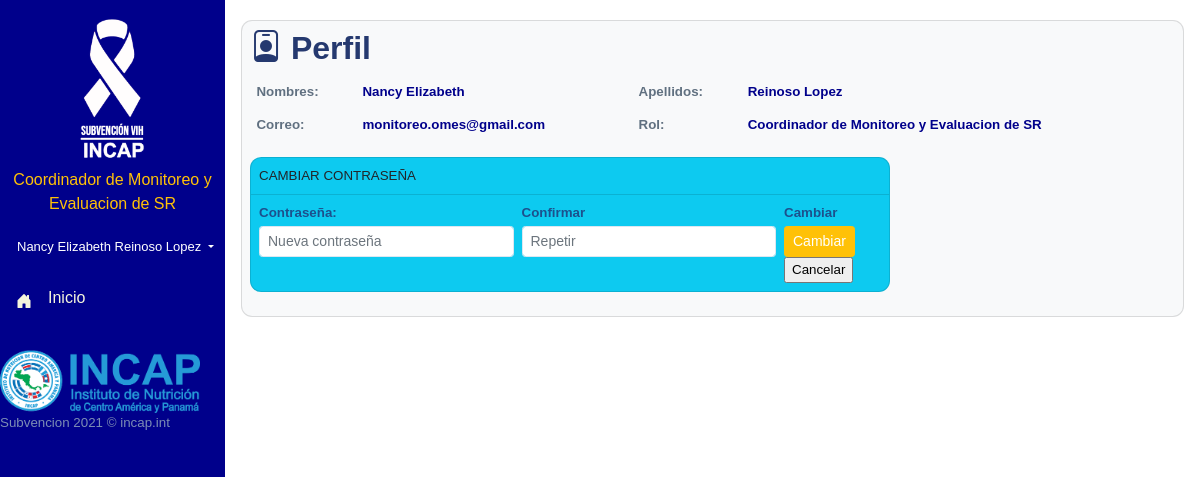
The page /vistas/cmesr/perfil.php (signed in) on the database its author committed.
### tables this page shows
CREATE TABLE IF NOT EXISTS `usuario` (
  `idUsuario` INT NOT NULL,
  `persona_id` INT NOT NULL,
  `rol` VARCHAR(24) NOT NULL,
  `usuario` VARCHAR(32) NULL,
  `pass` LONGTEXT NULL,
  `subreceptor_id` INT NOT NULL,
  `estado` TINYINT NULL,
  PRIMARY KEY (`idUsuario`));

CREATE TABLE IF NOT EXISTS `persona` (
  `idPersona` INT NOT NULL,
  `codigo` VARCHAR(16) NULL,
  `nombre` VARCHAR(50) NULL,
  `apellido` VARCHAR(50) NULL,
  `telefono` VARCHAR(12) NULL,
  `correo` VARCHAR(45) NULL,
  PRIMARY KEY (`idPersona`));

CREATE TABLE IF NOT EXISTS `catalogo` (
  `codigo` VARCHAR(24) NOT NULL,
  `nombre` VARCHAR(100) NULL,
  `descripcion` TEXT NULL,
  `categoria` VARCHAR(32) NULL,
  PRIMARY KEY (`codigo`));

### vistas/cmesr/perfil.php (the view, shortened to what this page needs)
<?php
include_once('../../bd/conexion.php');
$ID = $_SESSION['idUsuario'];
?>
<!DOCTYPE html>
<html lang="es">
<head>
    <link rel="stylesheet" href="../../assets/css/bootstrap.css">
    <link rel="stylesheet" href="../../assets/vendors/bootstrap-icons/bootstrap-icons.css">
    <link rel="stylesheet" href="../../assets/css/app.css">
</head>
<body>
    <div id="app">
        <div id="main">
            <div class="page-heading">
                <div class="card bg-light mb-3">
                    <div class="card-body">
                        <h2><i class="bi bi-person-badge"></i> Perfil</h2>
                        <table class="table table-borderless">
                            <?php
                            $sql = "SELECT t2.nombre, t2.apellido, t2.telefono, t2.correo, t3.codigo, t3.nombre as roles, t1.usuario
                            FROM usuario t1  LEFT JOIN persona t2 ON t2.idPersona = t1.persona_id LEFT JOIN catalogo t3 ON t3.codigo = t1.rol WHERE t1.idUsuario = $ID";
                            $resultado = $enlace->query($sql);
                            while ($perfil = $resultado->fetch_assoc()) {
                            ?>
                                <tr>
                                    <th>Nombres: </th>
                                    <td style="color:darkblue; font-weight: bold;"><?php echo $perfil['nombre']; ?></td>
                                    <th>Apellidos: </th>
                                    <td style="color:darkblue; font-weight: bold;"><?php echo $perfil['apellido']; ?></td>
                                </tr>
                                <tr>
                                    <th>Correo: </th>
                                    <td style="color:darkblue; font-weight: bold;"><?php echo $perfil['correo']; ?></td>
                                    <th>Rol: </th>
                                    <td style="color:darkblue; font-weight: bold;"><?php echo $perfil['roles']; ?></td>
                                </tr>
                            <?php } ?>
                        </table>
                        <div class="card text-dark bg-info mb-3" style="max-width: 40rem;">
                            <div class="card-header">CAMBIAR CONTRASEÑA</div>
                            <div class="card-body">
                                <form name="perfil" id="perfil" method="post" action="javascript: cambiarPass();">
                                    <div class="row">
                                        <div class="form-group input-group-sm col-sm-5">
                                            <label for="exampleFormControlTextarea1" class="form-label">Contraseña: </label>
                                            <input type="password" name="pass_1" id="pass_1" placeholder="Nueva contraseña" class="form-control form-control-sm">
                                        </div>
                                        <div class="form-group input-group-sm col-sm-5">
                                            <label for="exampleFormControlTextarea1" class="form-label">Confirmar</label>
                                            <input type="password" name="pass_2" id="pass_2" placeholder="Repetir" class="form-control form-control-sm">
                                        </div>
                                        <div class="form-group input-group-sm col-sm-2">
                                            <label for="exampleFormControlTextarea1" class="form-label">Cambiar</label>
                                            <input type="submit" value="Cambiar" class="btn btn-warning">
                                            <input type="reset" value="Cancelar">
                                        </div>
                                    </div>
                                </form>
                            </div>
                        </div>
                    </div>
                </div>
            </div>
        </div>
    </div>
    <?php
    include 'menu.php';
    ?>
</body>
</html>

### vistas/cmesr/menu.php (shortened to what this page needs)
<div id="sidebar" class="active">
    <div class="sidebar-wrapper">
        <div class="sidebar-header">
            <div class="text-center">
                <img src="../../assets/images/vihinvertido.png" alt="">
                <?php
                $consultaUsuario = "SELECT p.nombre, p.apellido,r.nombre as roles FROM usuario u
                        LEFT JOIN persona p ON p.idPersona = u.Persona_id
                        LEFT JOIN catalogo r ON r.codigo = u.rol
                        WHERE u.idUsuario = $ID";
                $resultadousuario = $enlace->query($consultaUsuario);
                while ($usuario = $resultadousuario->fetch_assoc()) {
                ?>
                    <p class="text-warning"><?php echo $usuario['roles']; ?></p>
                    <div class="dropdown">
                        <button class="btn btn-sm btn-outline-secundary dropdown-toggle" type="button" id="dropdownMenuButton1" data-bs-toggle="dropdown" aria-expanded="false" style="color:white; font-size: 13px;;">
                            <?php echo $usuario['nombre'] . ' ' . $usuario['apellido']; ?>
                        </button>
                    </div>
                <?php } ?>
            </div>
        </div>
        <div class="sidebar-menu">
            <ul class="menu">
                <li class="sidebar-item  ">
                    <a href="cmesr.php" class='sidebar-link'>
                        <i class="bi bi-house-door-fill"></i><span>Inicio</span>
                    </a>
                </li>
            </ul>
            <footer>
                <img src="../../assets/images/logo.png" width="200" alt="">
                <div class="footer clearfix text-muted">
                    <div class="float-start">
                        <p>Subvencion 2021 &copy; incap.int</p>
                    </div>
                </div>
            </footer>
        </div>
    </div>
</div>

### assets/css/app.css (style rules this page uses)
.btn.btn-danger, .btn.btn-info, .btn.btn-primary, .btn.btn-secondary, .btn.btn-success, .btn.btn-warning { color:#fff }
.dropdown-toggle:after { color:#fff }
.form-group label { color:rgba(35,28,99,.7); font-weight:600 }
#sidebar.active .sidebar-wrapper { left:0 }
.sidebar-wrapper { width:225px; height:100vh; position:fixed; top:0; z-index:10; overflow-y:auto; background-color:darkblue; bottom:0; transition:left .5s ease-out }
.sidebar-wrapper .sidebar-header { padding: 0.5rem; font-size:1rem; font-weight:400; }
.sidebar-wrapper .sidebar-header img { height: 10em; }
.sidebar-wrapper .menu { margin-top: inherit; padding: inherit; font-weight: 400; }
.sidebar-wrapper .menu .sidebar-link { display:block; padding:.5rem 1rem; font-size:1rem; display:flex; align-items:center; border-radius:.5rem; transition:all .5s; text-decoration:none; color:beige }
.sidebar-wrapper .menu .sidebar-link i, .sidebar-wrapper .menu .sidebar-link svg { color:beige }
.sidebar-wrapper .menu .sidebar-link span { margin-left:1rem }
.sidebar-wrapper .menu .sidebar-item { list-style:none; margin-top:.5rem; position:relative }
.bi { width:1rem; height:1rem }
#main { margin-left:225px; padding:1rem }
.page-heading { margin:0 0 2rem }
a { text-decoration:none }

### vistas/cmesr/perfil.php (style rules this page uses)
body { font-family: 'Nunito', sans-serif; font-size: smaller; }

### rows shown on the page
usuario: persona.nombre "Nancy Elizabeth", persona.apellido "Reinoso Lopez", persona.correo "monitoreo.omes@gmail.com", catalogo.nombre "Coordinador de Monitoreo y Evaluacion de SR"
persona: catalogo.nombre "Coordinador de Monitoreo y Evaluacion de SR", nombre "Nancy Elizabeth", apellido "Reinoso Lopez"
